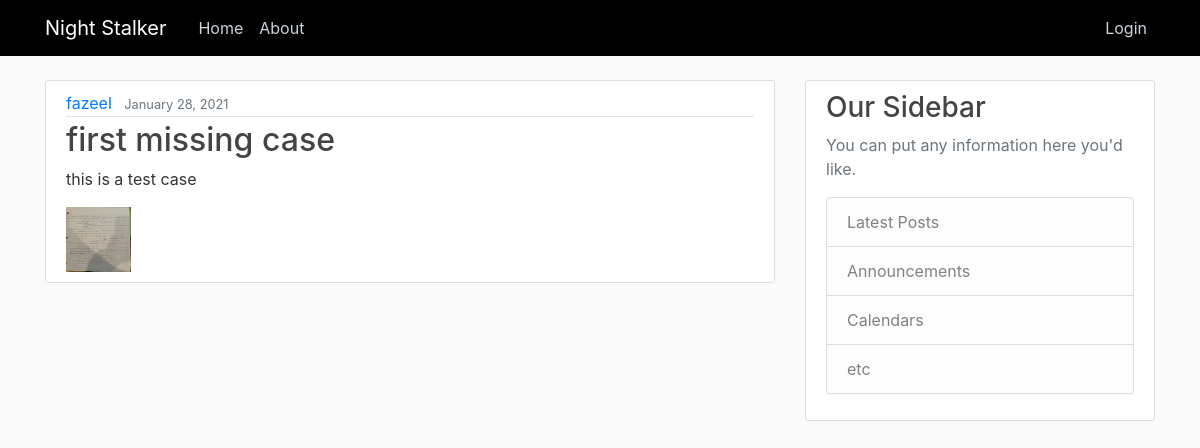
The app's page /post/1/ with its own data.
### myapp/models.py (models this page shows, shortened)
class Case(models.Model):
    title = models.CharField(max_length=100)
    content = models.TextField()
    date_posted = models.DateTimeField(default=timezone.now)
    author = models.ForeignKey(User, on_delete=models.CASCADE)
    evidence_image = models.ImageField(
        upload_to='images/', blank=True, null=True, )

### myapp/views.py (the view)
# urls.py: path('post/<int:pk>/', PostDetailView.as_view(), name='post-detail'),
class PostDetailView(DetailView):
    model = Case

### myapp/templates/myapp/case_detail.html
{% extends "myapp/base.html" %}
{% block content %}
    <article class="media content-section">
        <div class="media-body">
        <div class="article-metadata">
            <a class="mr-2" href="#">{{ object.author }}</a>
            <small class="text-muted">{{ object.date_posted|date:"F d, Y" }}</small>
        </div>
        <h2 class ="article-title">{{ object.title }}</h2>
        <p class="article-content">{{ object.content }}</p>
        <img class="article-img" src="{{ object.evidence_image.url }}" alt="">
        </div>
    </article>
{% endblock content %}

### myapp/static/myapp/main.css (style rules this page uses)
body { background: #fafafa; color: #333333; margin-top: 5rem; }
h1, h2, h3, h4, h5, h6 { color: #444444; }
.content-section { background: #ffffff; padding: 10px 20px; border: 1px solid #dddddd; border-radius: 3px; margin-bottom: 20px; }
.article-title { color: #444444; }
.article-content { white-space: pre-line; }
.article-img { height: 65px; width: 65px; margin-right: 16px; }
.article-metadata { padding-bottom: 1px; margin-bottom: 4px; border-bottom: 1px solid #e3e3e3; }

### records on screen
Case: author "fazeel", date_posted "January 28, 2021", title "first missing case", content "this is a test case", evidence_image (picture)
